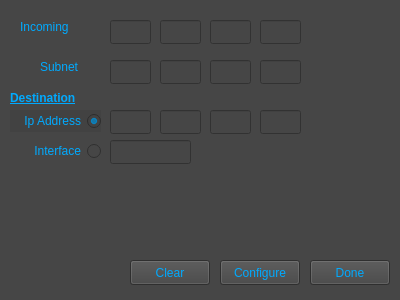
<?xml version="1.0" encoding="UTF-8"?>
<ui version="4.0">
 <class>StaticRoute</class>
 <widget class="QWidget" name="StaticRoute">
  <property name="geometry">
   <rect>
    <x>0</x>
    <y>0</y>
    <width>400</width>
    <height>300</height>
   </rect>
  </property>
  <property name="windowTitle">
   <string>Form</string>
  </property>
  <property name="styleSheet">
   <string notr="true">gridline-color: rgb(0, 0, 0);
background-color: rgb(70, 70, 70);
</string>
  </property>
  <widget class="QLineEdit" name="ipBox3">
   <property name="geometry">
    <rect>
     <x>210</x>
     <y>20</y>
     <width>41</width>
     <height>24</height>
    </rect>
   </property>
   <property name="styleSheet">
    <string notr="true">color: rgb(0, 170, 255);
border-color: rgb(0, 0, 0);</string>
   </property>
  </widget>
  <widget class="QLabel" name="label_2">
   <property name="geometry">
    <rect>
     <x>20</x>
     <y>20</y>
     <width>71</width>
     <height>16</height>
    </rect>
   </property>
   <property name="styleSheet">
    <string notr="true">color :rgb(0, 170, 255)</string>
   </property>
   <property name="text">
    <string>Incoming</string>
   </property>
   <property name="alignment">
    <set>Qt::AlignLeading|Qt::AlignLeft|Qt::AlignTop</set>
   </property>
  </widget>
  <widget class="QLineEdit" name="subBox2">
   <property name="geometry">
    <rect>
     <x>160</x>
     <y>60</y>
     <width>41</width>
     <height>24</height>
    </rect>
   </property>
   <property name="styleSheet">
    <string notr="true">color: rgb(0, 170, 255);</string>
   </property>
  </widget>
  <widget class="QLineEdit" name="subBox1">
   <property name="geometry">
    <rect>
     <x>110</x>
     <y>60</y>
     <width>41</width>
     <height>24</height>
    </rect>
   </property>
   <property name="styleSheet">
    <string notr="true">color: rgb(0, 170, 255);</string>
   </property>
  </widget>
  <widget class="QLineEdit" name="subBox4">
   <property name="geometry">
    <rect>
     <x>260</x>
     <y>60</y>
     <width>41</width>
     <height>24</height>
    </rect>
   </property>
   <property name="styleSheet">
    <string notr="true">color: rgb(0, 170, 255);</string>
   </property>
  </widget>
  <widget class="QLineEdit" name="ipBox1">
   <property name="geometry">
    <rect>
     <x>110</x>
     <y>20</y>
     <width>41</width>
     <height>24</height>
    </rect>
   </property>
   <property name="styleSheet">
    <string notr="true">color: rgb(0, 170, 255);
border-color: rgb(0, 0, 0);</string>
   </property>
  </widget>
  <widget class="QLineEdit" name="ipBox2">
   <property name="geometry">
    <rect>
     <x>160</x>
     <y>20</y>
     <width>41</width>
     <height>24</height>
    </rect>
   </property>
   <property name="styleSheet">
    <string notr="true">color: rgb(0, 170, 255);
border-color: rgb(0, 0, 0);</string>
   </property>
  </widget>
  <widget class="QLineEdit" name="subBox3">
   <property name="geometry">
    <rect>
     <x>210</x>
     <y>60</y>
     <width>41</width>
     <height>24</height>
    </rect>
   </property>
   <property name="styleSheet">
    <string notr="true">color: rgb(0, 170, 255);</string>
   </property>
  </widget>
  <widget class="QLabel" name="label_3">
   <property name="geometry">
    <rect>
     <x>40</x>
     <y>60</y>
     <width>55</width>
     <height>16</height>
    </rect>
   </property>
   <property name="layoutDirection">
    <enum>Qt::LeftToRight</enum>
   </property>
   <property name="styleSheet">
    <string notr="true">color :rgb(0, 170, 255)</string>
   </property>
   <property name="text">
    <string>Subnet</string>
   </property>
   <property name="alignment">
    <set>Qt::AlignLeading|Qt::AlignLeft|Qt::AlignTop</set>
   </property>
  </widget>
  <widget class="QLineEdit" name="ipBox4">
   <property name="geometry">
    <rect>
     <x>260</x>
     <y>20</y>
     <width>41</width>
     <height>24</height>
    </rect>
   </property>
   <property name="styleSheet">
    <string notr="true">color: rgb(0, 170, 255);
border-color: rgb(0, 0, 0);</string>
   </property>
  </widget>
  <widget class="QRadioButton" name="ipBtn">
   <property name="geometry">
    <rect>
     <x>10</x>
     <y>110</y>
     <width>91</width>
     <height>22</height>
    </rect>
   </property>
   <property name="cursor">
    <cursorShape>PointingHandCursor</cursorShape>
   </property>
   <property name="layoutDirection">
    <enum>Qt::RightToLeft</enum>
   </property>
   <property name="styleSheet">
    <string notr="true">color :rgb(0, 170, 255);
border-color: rgb(0, 0, 0);
background-color: rgb(66, 66, 66);
alternate-background-color: rgb(66, 66, 66);
selection-color: rgb(0, 170, 255);</string>
   </property>
   <property name="text">
    <string>Ip Address</string>
   </property>
   <property name="checked">
    <bool>true</bool>
   </property>
  </widget>
  <widget class="QRadioButton" name="intBtn">
   <property name="geometry">
    <rect>
     <x>20</x>
     <y>140</y>
     <width>81</width>
     <height>22</height>
    </rect>
   </property>
   <property name="cursor">
    <cursorShape>PointingHandCursor</cursorShape>
   </property>
   <property name="layoutDirection">
    <enum>Qt::RightToLeft</enum>
   </property>
   <property name="styleSheet">
    <string notr="true">color :rgb(0, 170, 255);
selection-color: rgb(0, 170, 255);
selection-background-color: rgb(66, 66, 66);</string>
   </property>
   <property name="text">
    <string>Interface</string>
   </property>
  </widget>
  <widget class="QLineEdit" name="intBox3">
   <property name="geometry">
    <rect>
     <x>210</x>
     <y>110</y>
     <width>41</width>
     <height>24</height>
    </rect>
   </property>
   <property name="styleSheet">
    <string notr="true">color: rgb(0, 170, 255);</string>
   </property>
  </widget>
  <widget class="QLineEdit" name="intBox2">
   <property name="geometry">
    <rect>
     <x>160</x>
     <y>110</y>
     <width>41</width>
     <height>24</height>
    </rect>
   </property>
   <property name="styleSheet">
    <string notr="true">color: rgb(0, 170, 255);</string>
   </property>
  </widget>
  <widget class="QLineEdit" name="intBox4">
   <property name="geometry">
    <rect>
     <x>260</x>
     <y>110</y>
     <width>41</width>
     <height>24</height>
    </rect>
   </property>
   <property name="styleSheet">
    <string notr="true">color: rgb(0, 170, 255);</string>
   </property>
  </widget>
  <widget class="QLineEdit" name="intBox1">
   <property name="geometry">
    <rect>
     <x>110</x>
     <y>110</y>
     <width>41</width>
     <height>24</height>
    </rect>
   </property>
   <property name="styleSheet">
    <string notr="true">color: rgb(0, 170, 255);</string>
   </property>
  </widget>
  <widget class="QLineEdit" name="interfaceBox">
   <property name="geometry">
    <rect>
     <x>110</x>
     <y>140</y>
     <width>81</width>
     <height>24</height>
    </rect>
   </property>
   <property name="styleSheet">
    <string notr="true">color: rgb(85, 170, 255);
gridline-color: rgb(0, 0, 0);
selection-color: rgb(0, 0, 0);
border-color: rgb(0, 0, 0);</string>
   </property>
  </widget>
  <widget class="QPushButton" name="clearBtn">
   <property name="geometry">
    <rect>
     <x>130</x>
     <y>260</y>
     <width>80</width>
     <height>25</height>
    </rect>
   </property>
   <property name="cursor">
    <cursorShape>PointingHandCursor</cursorShape>
   </property>
   <property name="styleSheet">
    <string notr="true">color: rgb(0, 170, 255);
background-color: rgb(66, 66, 66);
border-color: rgb(0, 0, 0);</string>
   </property>
   <property name="text">
    <string>Clear</string>
   </property>
  </widget>
  <widget class="QPushButton" name="exitBtn">
   <property name="geometry">
    <rect>
     <x>310</x>
     <y>260</y>
     <width>80</width>
     <height>25</height>
    </rect>
   </property>
   <property name="cursor">
    <cursorShape>PointingHandCursor</cursorShape>
   </property>
   <property name="styleSheet">
    <string notr="true">color: rgb(0, 170, 255);
background-color: rgb(66, 66, 66);
border-color: rgb(0, 0, 0);</string>
   </property>
   <property name="text">
    <string>Done</string>
   </property>
  </widget>
  <widget class="QPushButton" name="configBtn">
   <property name="geometry">
    <rect>
     <x>220</x>
     <y>260</y>
     <width>80</width>
     <height>25</height>
    </rect>
   </property>
   <property name="cursor">
    <cursorShape>PointingHandCursor</cursorShape>
   </property>
   <property name="styleSheet">
    <string notr="true">color: rgb(0, 170, 255);
background-color: rgb(66, 66, 66);
border-color: rgb(0, 0, 0);</string>
   </property>
   <property name="text">
    <string>Configure</string>
   </property>
   <property name="shortcut">
    <string>Return</string>
   </property>
  </widget>
  <widget class="QLabel" name="label">
   <property name="geometry">
    <rect>
     <x>10</x>
     <y>90</y>
     <width>81</width>
     <height>16</height>
    </rect>
   </property>
   <property name="font">
    <font>
     <weight>75</weight>
     <italic>false</italic>
     <bold>true</bold>
     <underline>true</underline>
    </font>
   </property>
   <property name="styleSheet">
    <string notr="true">color :rgb(0, 170, 255)</string>
   </property>
   <property name="text">
    <string>Destination</string>
   </property>
  </widget>
 </widget>
 <tabstops>
  <tabstop>ipBox1</tabstop>
  <tabstop>ipBox2</tabstop>
  <tabstop>ipBox3</tabstop>
  <tabstop>ipBox4</tabstop>
  <tabstop>subBox1</tabstop>
  <tabstop>subBox2</tabstop>
  <tabstop>subBox3</tabstop>
  <tabstop>subBox4</tabstop>
  <tabstop>ipBtn</tabstop>
  <tabstop>intBtn</tabstop>
  <tabstop>intBox1</tabstop>
  <tabstop>intBox2</tabstop>
  <tabstop>intBox3</tabstop>
  <tabstop>intBox4</tabstop>
  <tabstop>interfaceBox</tabstop>
  <tabstop>clearBtn</tabstop>
  <tabstop>configBtn</tabstop>
  <tabstop>exitBtn</tabstop>
 </tabstops>
 <resources/>
 <connections/>
</ui>
